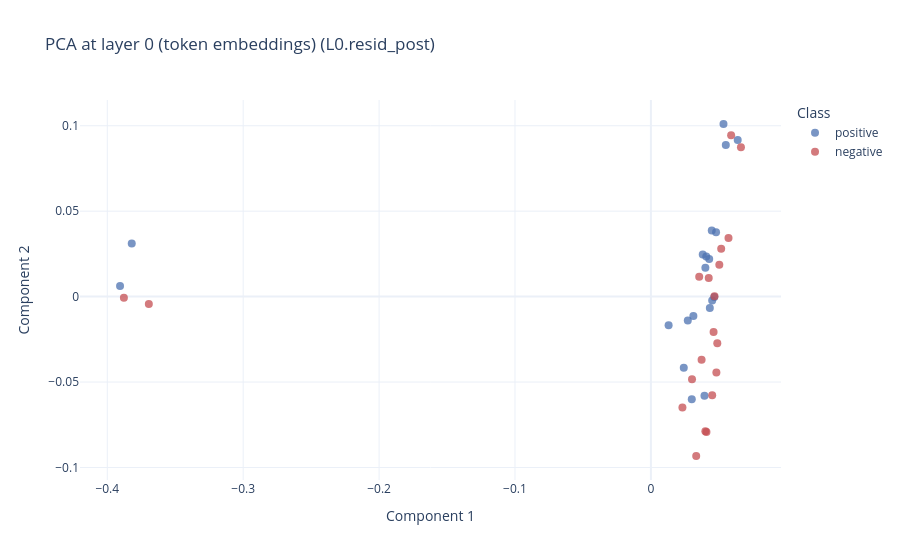

This figure's notebook cell:
### Markdown cell above
It is not near chance. The probe already reads sentiment off layer 0 with high
accuracy, because words like "love" and "terrible" carry the label in their token
embeddings alone. The later layers do not create the concept; they sharpen a
distinction that the vocabulary already supplies.

Projecting layer 0 makes the same point from the other side: the leading direction
of variance is dominated by a couple of outlying sentences, and has nothing to do
with the classes.

### Code cell
fig = plot_activation_projection(
    store,
    0,
    PCA(n_components=2),
    label_names=dataset.label_names,
    title="PCA at layer 0 (token embeddings)",
)
save_figure(fig, f"{OUTPUT_DIR}/plots/projection_pca_layer0.png")
fig

### Figure 1 — Plotly figure (JSON) as saved in the notebook; plotly's stock layout.template omitted (floating-point values rounded to 4 significant figures)
{"data": [{"customdata": [0, 1, 2, 3, 4, 5, 6, 7, 8, 9, 10, 11, 12, 13, 14, 15, 16, 17, 18, 19], "hovertemplate": "positive<br>example %{customdata}<extra></extra>", "marker": {"color": "#4c72b0", "opacity": 0.75, "size": 8}, "mode": "markers", "name": "positive", "type": "scatter", "x": [-0.382, 0.01303, 0.04478, 0.04509, 0.0534, 0.04072, 0.0429, 0.02419, 0.04336, 0.04794, -0.3906, 0.03942, 0.03815, 0.02714, 0.03125, 0.05513, 0.03008, 0.04009, 0.06387, 0.04662], "y": [0.03105, -0.01679, 0.03863, -0.002272, 0.101, 0.02342, 0.02206, -0.04161, -0.006645, 0.03763, 0.006285, -0.05804, 0.02459, -0.01393, -0.01133, 0.08874, -0.06007, 0.01685, 0.0917, -0.0001631]}, {"customdata": [20, 21, 22, 23, 24, 25, 26, 27, 28, 29, 30, 31, 32, 33, 34, 35, 36, 37, 38, 39], "hovertemplate": "negative<br>example %{customdata}<extra></extra>", "marker": {"color": "#c44e52", "opacity": 0.75, "size": 8}, "mode": "markers", "name": "negative", "type": "scatter", "x": [-0.3878, 0.0451, 0.04679, 0.04818, 0.05904, 0.04254, 0.03555, 0.03025, 0.04885, 0.05709, -0.3694, 0.04087, 0.0373, 0.02319, 0.04008, 0.05172, 0.03334, 0.05034, 0.06626, 0.04612], "y": [-0.0006908, -0.05772, 0.0002028, -0.04447, 0.09441, 0.01091, 0.01163, -0.04842, -0.02726, 0.03434, -0.004307, -0.07922, -0.03693, -0.06483, -0.07884, 0.02804, -0.09327, 0.01867, 0.08738, -0.02073]}], "layout": {"legend": {"title": {"text": "Class"}}, "title": {"text": "PCA at layer 0 (token embeddings) (L0.resid_post)"}, "xaxis": {"title": {"text": "Component 1"}}, "yaxis": {"title": {"text": "Component 2"}}}}
